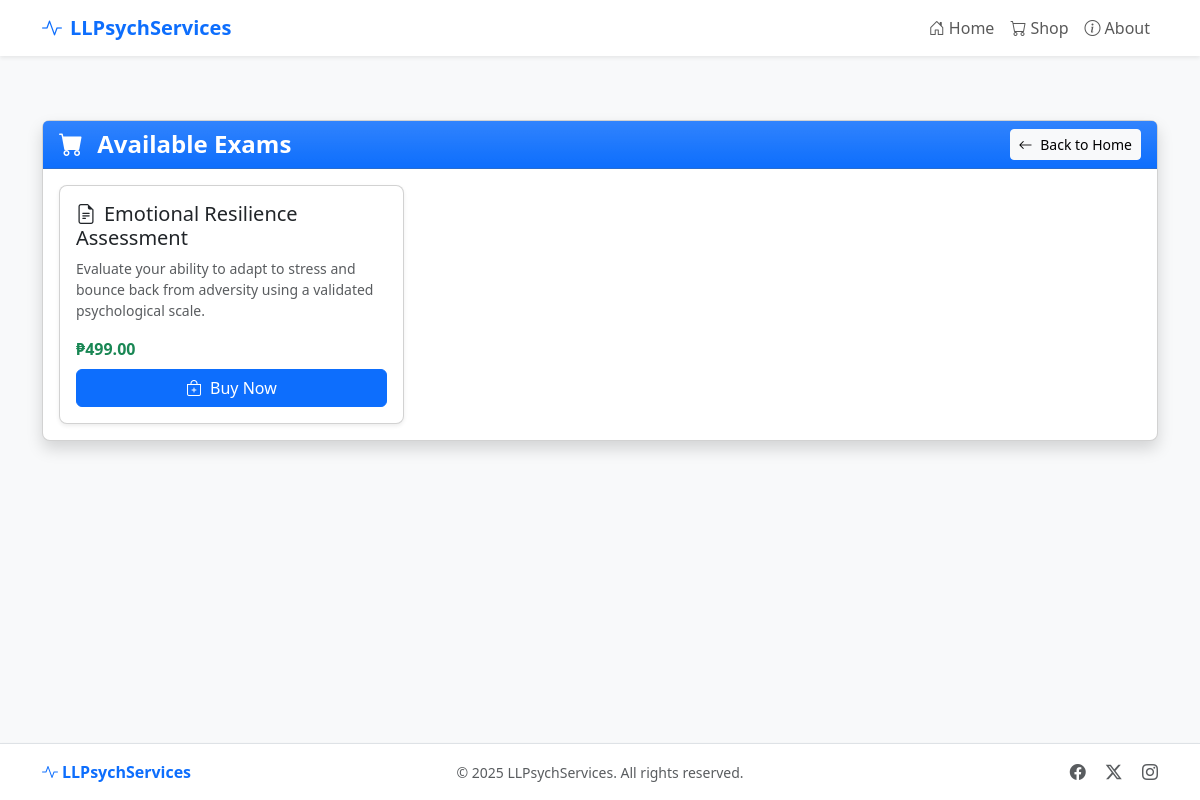
Page /shop on the committed database.
### app.py (models this page shows, shortened)
class Exam(db.Model):
    id = db.Column(db.Integer, primary_key=True)
    title = db.Column(db.String(100), nullable=False)
    exam_type = db.Column(db.String(20))  # 'content' or 'likert'
    description = db.Column(db.Text, nullable=False)
    price = db.Column(db.Float, nullable=False)
    content = db.Column(db.Text, nullable=False)
    questions = db.Column(db.Text, nullable=True)  # Stored as JSON
    exam_type = db.Column(db.String(20), default='content')  # 'content' or 'likert'
    created_at = db.Column(db.DateTime, default=datetime.utcnow)
    scoring_rules = db.Column(db.Text, nullable=True)

### app.py (the view)
@app.route('/shop')
def shop():
    exams = Exam.query.all()
    return render_template('shop.html', exams=exams)

### templates/shop.html (shortened to what this page needs)
{% extends 'base.html' %}
{% block content %}
<div class="container py-3 py-md-4">
  <div class="row justify-content-center">
    <div class="col-12">
      <div class="card shadow">
        <div class="card-header bg-primary bg-gradient text-white">
          <div class="d-flex flex-column flex-sm-row justify-content-between align-items-start align-items-sm-center">
            <h1 class="h4 mb-2 mb-sm-0 fw-bold">
              <i class="bi bi-cart-fill me-2"></i> Available Exams
            </h1>
            <a href="{{ url_for('index') }}" class="btn btn-light btn-sm">
              <i class="bi bi-arrow-left me-1"></i> Back to Home
            </a>
          </div>
        </div>
        <div class="card-body">
          <div class="row row-cols-1 row-cols-md-3 g-4">
            {% for exam in exams %}
            <div class="col">
              <div class="card h-100 shadow-sm">
                <div class="card-body d-flex flex-column">
                  <h5 class="card-title">
                    <i class="bi bi-file-earmark-text me-2"></i>{{ exam.title }}
                  </h5>
                  <p class="card-text text-muted small">{{ exam.description }}</p>
                  <div class="mt-auto">
                    <p class="fw-bold mb-2 text-success">
                      ₱{{ "%.2f"|format(exam.price) }}
                    </p>
                    <a href="{{ url_for('buy', exam_id=exam.id) }}" class="btn btn-primary w-100">
                      <i class="bi bi-bag-plus me-1"></i> Buy Now
                    </a>
                  </div>
                </div>
              </div>
            </div>
            {% endfor %}
          </div>
        </div>
      </div>
    </div>
  </div>
</div>
{% endblock %}

### templates/base.html (style rules this page uses)
html, body { height: 100%; }
body { display: flex; flex-direction: column; background-color: #f8f9fa; }
.card { border-radius: 0.5rem; box-shadow: 0 0.5rem 1rem rgba(0, 0, 0, 0.15); transition: transform 0.2s; }
.card-header { border-top-left-radius: calc(0.5rem - 1px); border-top-right-radius: calc(0.5rem - 1px); }
.btn-primary { background-color: #0d6efd; border-color: #0d6efd; }

### rows in the picture
Exam: title "Emotional Resilience Assessment", description "Evaluate your ability to adapt to stress and bounce back from adversity using a validated psychological scale.", price "499.00"
